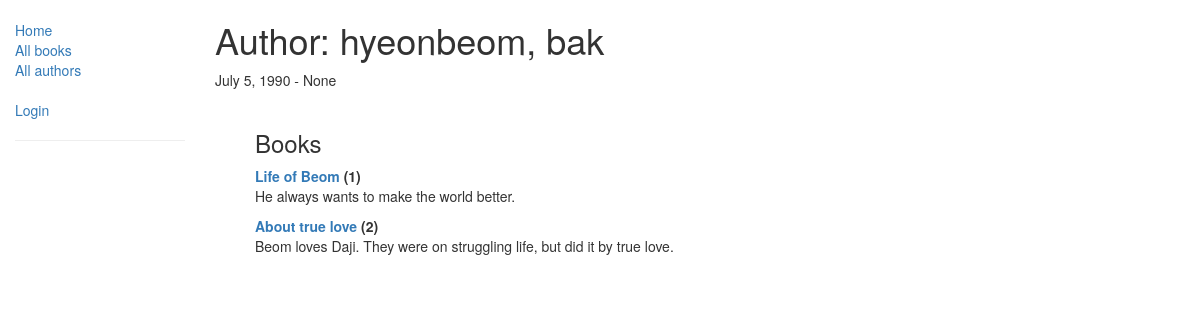
The app's page /catalog/author/1 with its own data.
### catalog/models.py (models this page shows, shortened)
class Author(models.Model):
    first_name = models.CharField(max_length=100)
    last_name = models.CharField(max_length=100)
    date_of_birth = models.DateField(null=True, blank=True)
    date_of_death = models.DateField('Died', null=True, blank=True)
    class Meta:
        ordering = ["last_name", "first_name"]

class Book(models.Model):
    title = models.CharField(max_length=200)
    author = models.ForeignKey('Author', on_delete=models.SET_NULL, null=True)
    summary = models.TextField(max_length=1000, help_text='Enter a brief description of the book.')
    isbn = models.CharField('ISBN', max_length=13, help_text='13 Character <a href="https://www.isbn-international.org/content/what-isbn">ISBN number</a>')
    genre = models.ManyToManyField(Genre, help_text="Select a genre for this book.")
    def get_absolute_url(self):
        return reverse('book-detail', args=[str(self.id)])
    def display_genre(self):
        return ', '.join([genre.name for genre in self.genre.all()[:3]])
    display_genre.short_description = 'Genre'

### catalog/views.py (the view)
# urls.py: path('author/<int:pk>', views.AuthorDetailView.as_view(), name='author-detail'),
class AuthorDetailView(generic.DetailView):
    model = Author

### catalog/templates/catalog/author_detail.html
{% extends "base_generic.html" %}
{% block content %}
    <h1>Author: {{ author.first_name }}, {{ author.last_name }}</h1>
    <span>{{ author.date_of_birth }} - {{ author.date_of_death }}</span>
    <br>
    <br>
    <ul>
    <h3>Books</h3>
        {% if author %}
            {% for author_book in author.book_set.all %}
            <div>
                <span>
                    <strong><a href="{{ author_book.get_absolute_url }}">{{ author_book.title }}</a></strong>
                    <strong><span>({{ author_book.bookinstance_set.count }})</span></strong>
                </span>
                <p>{{ author_book.summary }}</p>
            </div>
            {% endfor %}
        {% else %}
        <p>There are no books in the library.</p>
        {% endif %}
    </ul>
{% endblock %}

### records on screen
Author: first_name "hyeonbeom", last_name "bak", date_of_birth "July 5, 1990", date_of_death "None"
Book: title "Life of Beom", bookinstance_set.count "1", summary "He always wants to make the world better."
Book: title "About true love", bookinstance_set.count "2", summary "Beom loves Daji. They were on struggling life, but did it by true love."
